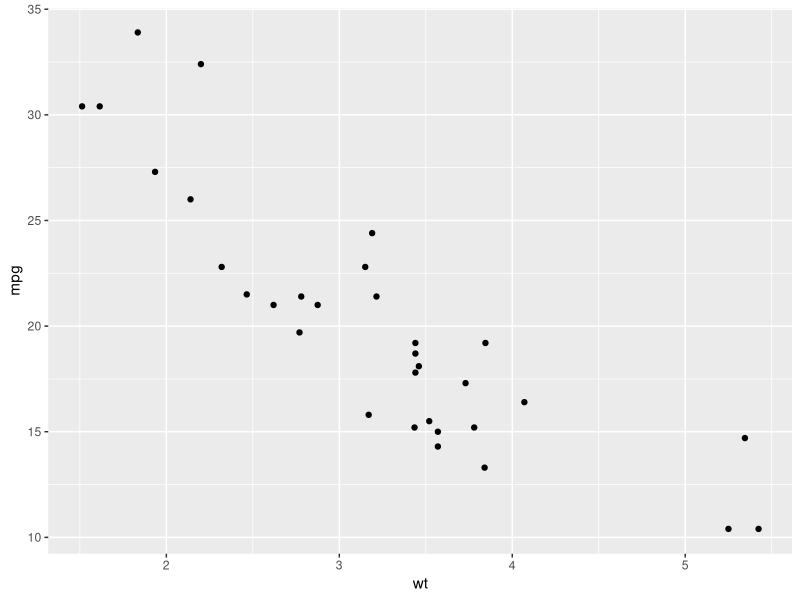
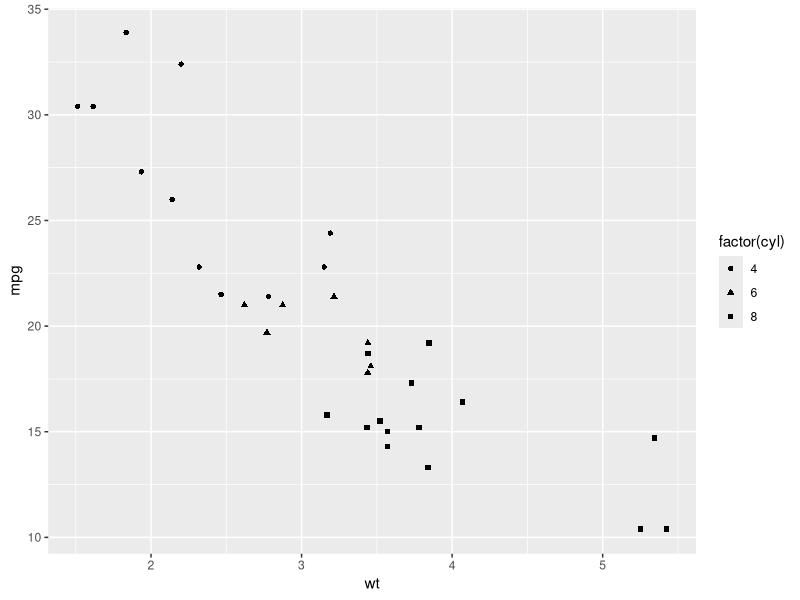
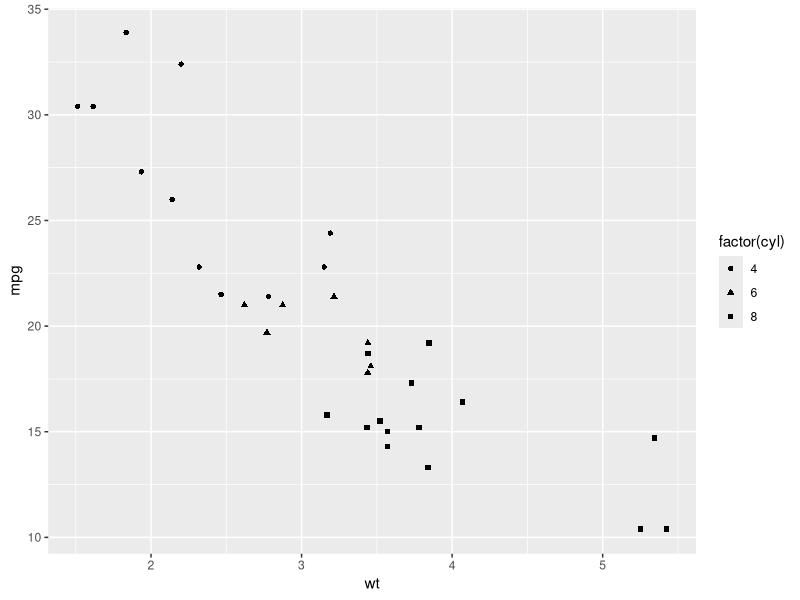
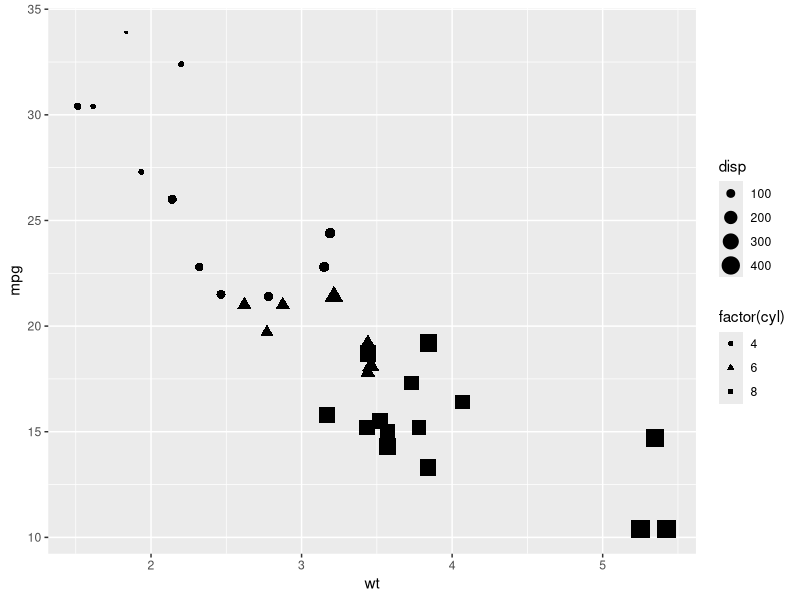
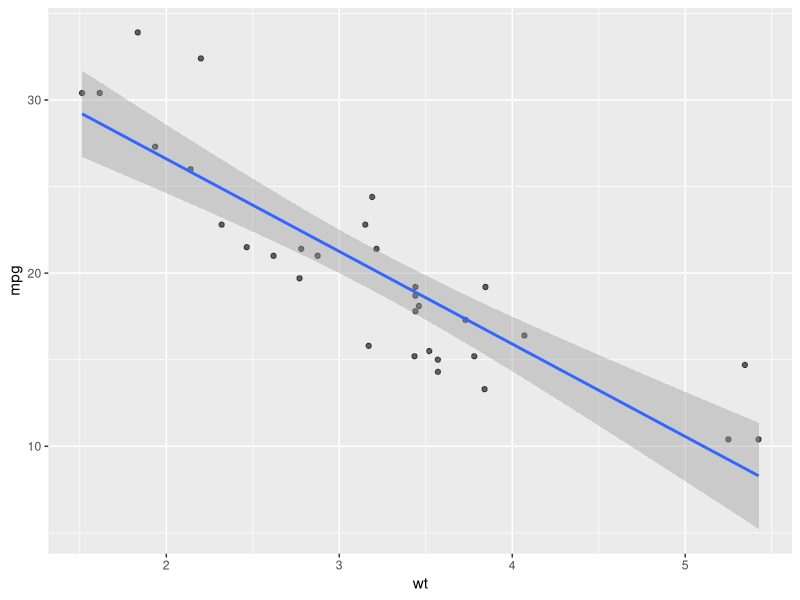
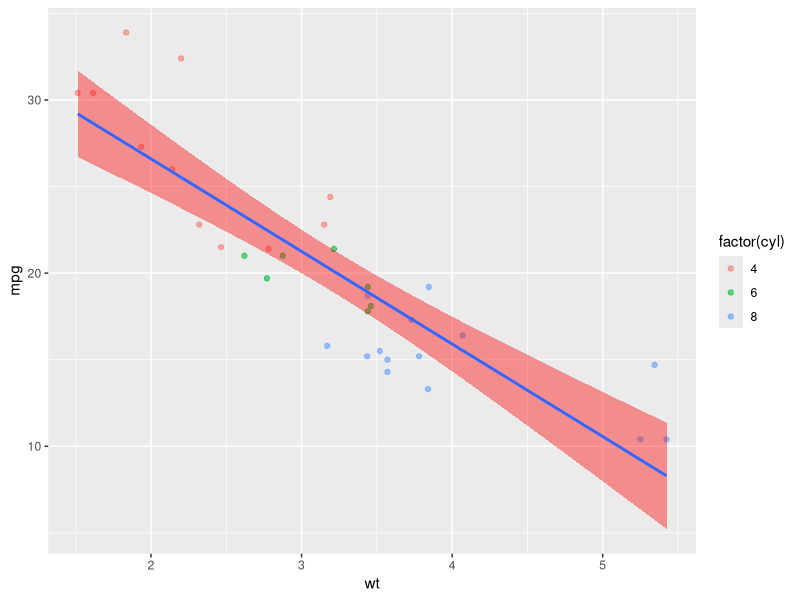
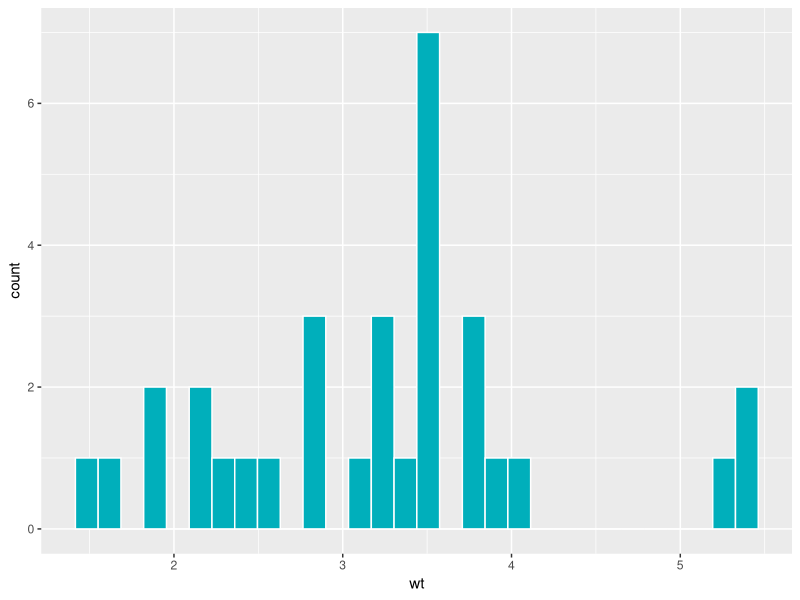
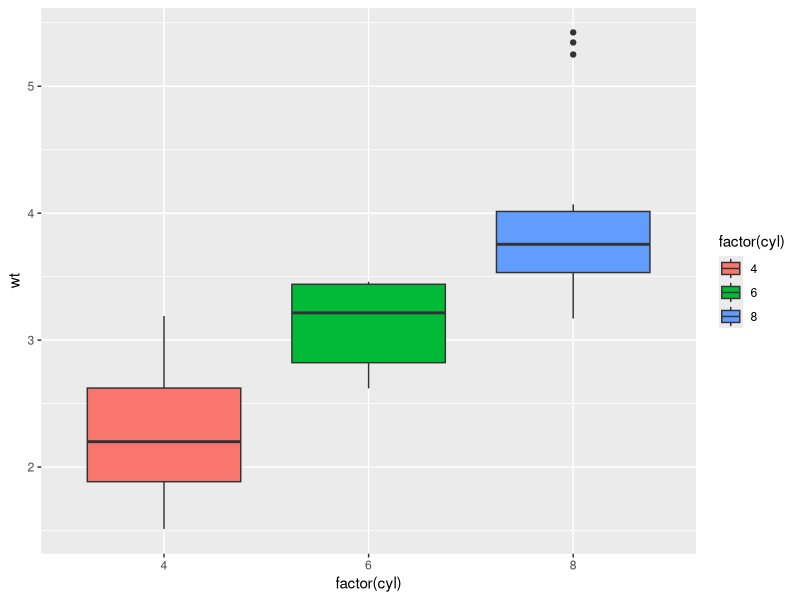

The R script that drew these images, in order:
###################################
###################################
########                   ########
########   Data Science   ########
########       Lab 7       ########
########   2nd Dec. 2025   ########
########                   ########
###################################
###################################

## Welcome to lab #7. Today we will start with an introduction to the ggplot2,
# Then you will write your own lm() function, and finally a couple of exercises

###########################
####     ggplot2      ####
###########################

# ggplot2 is the tidyverse package for data visualisation.
# It is based on the “grammar of graphics”: each plot is built from layers.
# A typical plot consists of:
#   - data
#   - aesthetics (aes)
#   - geometric layers (geoms)
#   - scales
#   - labels
#   - themes

library(tidyverse)

# Example: a simple scatterplot
data(mtcars)
ggplot(mtcars, aes(x = wt, y = mpg)) +
  geom_point()

# Here, the first row of the plot code is a call to the ggplot() function.
# it includes the data argument as well as a call to the aes() function, which defines the global aesthetics for the plot.
# The second row is a call to a specific geom function, specifically geom_point(), which creates a scatterplot.

#############################
####   Aesthetics (aes)  ####
#############################

# aes() defines how variables map to visual properties such as:
# x, y, col (colour), fill (background), size, alpha (transparency), shape, etc.
# Mappings that depend on data should go inside aes().

# Example with shape mapped to a variable:
ggplot(mtcars, aes(x = wt, y = mpg, shape = factor(cyl))) +
  geom_point()

### 1.1
# Create a scatterplot mpg vs wt from the mtcars dataset, with shape mapped to number of cylinders (cyl).
ggplot(mtcars, aes(x = wt, y = mpg, shape = factor(cyl))) +
  geom_point()
### 1.2
# Add an argument to the aes() function so that point size reflects engine displacement (disp).
ggplot(mtcars, aes(x = wt, y = mpg, shape = factor(cyl), size = disp)) +
  geom_point()

#################################
####    Geoms and Layers     ####
#################################

# ggplot builds plots layer by layer using +.
# You can overlay multiple geoms.

# Example: scatterplot with regression line and 97% confidence interval
ggplot(mtcars, aes(x = wt, y = mpg)) +
  geom_point(alpha = 0.6) +
  geom_smooth(method = lm, se = TRUE, level = 0.97)


### 2.1
# You can also include aes() functions within individual geoms. If you do so, these aesthetics will override those specified in the first line,
# but will not apply to any other geom.
# Try running the code from above again, but this time add aes(col = factor(cyl)) first to the geom_point layer, then the geom_smooth layer,
# and finally col = factor(cyl) to the aes() function in the base (ggplot) layer.
# What is the difference between these plots?
# in the geom_point layer i had blue and blue,green and red dots,then in the geom_smooth layer i had three lines and black dots and finally three lines in different color and dots in different colors.
### 2.2
# Now change the color of the confidence bands using the "fill" argument in the geom_smooth layer.
ggplot(mtcars, aes(x = wt, y = mpg)) +
  geom_point(aes(col = factor(cyl)), alpha = 0.6) +
  geom_smooth(method = lm, se = TRUE, level = 0.97, fill = "red")
### 2.3
# Make a histogram of the wt variable using geom_histogram(). There will be no y aesthetic here!
# Have the color of the bars be a hex colour of your choosing
# #(you can use the colour picker in positron like this: '#FF0000')
# In geom_hist, the outline of the bar is determined by "col" and the fill by "fill".
# Remember, if you aren't mapping a variable to an aesthetic, you don't need to use aes().
ggplot(mtcars, aes(x = wt)) +
  geom_histogram(fill = "#00AFBB", col = "white")

### 2.3
# Make a boxplot of wt by number of cylinders (cyl) using geom_boxplot(). Make it as colourful as you like.
# Think carefully about what you are mapping to x and y here.

# There are many other types of geoms
# E.g. geom_density(), geom_line(), geom_area(), geom_bar(), geom_segment(), geom_hex(), geom_polygon() ...
ggplot(mtcars, aes(x = factor(cyl), y = wt, fill = factor(cyl))) +
  geom_boxplot()
#################################
###    Facets for Subplots    ###
#################################

# Facets divide a plot into multiple subplots.
# facet_wrap(~variable) creates one subplot per category.

# Example:
ggplot(mtcars, aes(wt, mpg)) +
  geom_point() +
  facet_wrap(~ factor(cyl))

### 3.1
# Plot mpg vs wt with a regression line and 99% confidence interval, faceted by am.
# Have different coloursed points, lines, and CI bands for the different transmission types
ggplot(mtcars, aes(x = wt, y = mpg, col = factor(am), fill = factor(am))) +
  geom_point() +
  geom_smooth(method = lm, level = 0.99) +
  facet_wrap(~am)
#################################
####      Customisation      ####
#################################

# Labels, titles, scales and themes help refine your plot.

# Example:
ggplot(mtcars, aes(wt, mpg, col = factor(am))) +
  geom_point() +
  geom_smooth(method = lm, se = TRUE, level = 0.97) +
  labs(
    title = "Automobile weight as a function of fuel efficiency",
    x = "Weight (1000 lbs)",
    y = "Fuel efficiency (miles per gallon)",
    col = "Transmission type (0 = automatic, 1 = manual)"
  ) +
  theme_minimal()

# experiment with different themes!
# eg. theme_bw(), theme_classic(), theme_dark(), theme_light(), theme_minimal(), theme_grey(), theme_void()

##########################
####      Scales      ####
##########################

# Scales are used to change the default colour palettes and axis scales.

# Continuous colour scale
ggplot(mtcars, aes(wt, mpg, colour = hp)) +
  geom_point(size = 3) +
  scale_colour_gradient(low = "#a2e998ff", high = "#0faf01ff")

ggplot(mtcars, aes(wt, mpg, colour = hp)) +
  geom_point(size = 3) +
  scale_colour_gradientn(colours = c("red", "yellow", "green"))

# Discrete fill scale
# Convert cyl to factor for a discrete scale
ggplot(mtcars, aes(factor(cyl), fill = factor(gear))) +
  geom_bar() +
  scale_fill_manual(values = c("#c22727ff", "#25b825ff", "#3535d6ff")) #

# Setting axis limits, labels, and breaks
ggplot(mtcars, aes(wt, mpg)) +
  geom_point(size = 3) +
  scale_x_continuous(
    limits = c(1, 6), # Restrict x-axis range
    breaks = seq(2, 5, 0.5) # Specify tick marks
  ) +
  scale_y_continuous(
    breaks = seq(10, 35, 5),
    labels = paste0(
      seq(10, 35, 5),
      " mpg (",
      seq(10, 35, 5) * 0.425144,
      " km/l)"
    ) # Format y-axis labels
  )

# There's so much more to do...
# You can flip x and y axes with coord_flip()
# You can change the scale of the axes with functions like scale_y_log10() (applies a log 10 scale to the y-axis)
# You can change text size, colour, font...

# This official book is a free resource!
# https://ggplot2-book.org/

# I highly recommend playing around with it.
# If you have an idea for your graph and you don't know how to implement it
# start by looking in the book
# If you can't find it, this is one of the few places where I endorse asking an LLM.

####################################
#### Saving Plots with ggsave()  ###
####################################

# Create a plot and save it
p <- ggplot(mtcars, aes(wt, mpg, colour = factor(cyl))) +
  geom_point(size = 3) +
  theme_minimal()

# Save the last displayed plot
ggsave("plot_default.png")

# Save a specific plot
ggsave("plot_explicit.png", plot = p)

# Save with custom dimensions and DPI
ggsave(
  filename = "plot_custom.png",
  plot = p,
  width = 6, # inches
  height = 4, # inches
  dpi = 300 # resolution
)

# Save as PDF
ggsave("plot.pdf", plot = p)


#######################################################
####    Code your own lm and predict functions!    ####
#######################################################

### 4.1 lm()

# Here I will walk you through the steps needed to write these functions. Follow along with the slides from this week's and last week's lectures - they contain all of the maths and some of the code that you need!

# At each step of the way, you should save each new element you calculate into a new object.

# Your lm function should take as input a y variable, and one or more x variables which should be inputted as a matrix or dataframe with one variable per column.

my.lm <- function(y, x) {
  # Start by saving the sample size (n). You will need it later for calculating degrees of freedom for the test statistics and sampling distributions.
  n <- nrow(as.matrix(x))
  # Next create the X matrix using as.matrix. Don't forget to add the column of 1s!
  x <- cbind(1, as.matrix(x))
  # use the y input and your newly constructed x matrix to calculate the parameter estimates (or coefficients).
  # Hint: see lab 6, and remember that t() gives the transpose of a matrix and solve() gives its inverse
  b <- solve(t(x) %*% x) %*% t(x) %*% y
  # Next, using these calculated coefficients, calculate all of the predicted values, y_hat, for each of the values of x (each of the rows of the X matrix).
  # Hint: look at the formula for the linear model - and remember we are multiplying matrices!
  y_hat <- x %*% b
  # Next, calculate the residuals (actual values of y minus the predicted values y_hat)
  e <- y - y_hat
  # Next calculate the estimate of the residual standard error, s. Careful about the denominator here: check how many degrees of freedom you have!
  k <- ncol(x)
  s <- sqrt(sum(e^2) / (n - k))
  # Using s, calculate the variance covariance matrix of the coefficients.
  vcov_coef <- s^2 * solve(t(x) %*% x)
  # from this covariance matrix, extract the standard errors of the coefficients
  se_coef <- sqrt(diag(vcov_coef))
  # use these standard errors to calculate the t-values for each of the coefficients
  t_vals <- b / se_coef
  # And use these t-values to calculate p-values.
  p <- 2 * pt(-abs(t_vals), df = n - k)
  # Next, calculate the R2 value

  RSS <- sum(e^2)
  TSS <- sum((y - mean(y))^2)
  r2 <- 1 - (RSS / TSS)
  # Bonus points if you want to look up how to calculate adjusted R2
  adj_r2 <- 1 - (1 - r2) * ((n - 1) / (n - k))
  # Next, calculate the F-statistic and the p-value for the model.
  f_stat <- ((TSS - RSS) / (k - 1)) / (RSS / (n - k))
  model_p <- pf(f_stat, df1 = k - 1, df2 = n - k, lower.tail = FALSE)

  # Finally, put all of these elements into a list, and have your function return that list.
  return(list(
    coefficients = b,
    residuals = e,
    fitted.values = y_hat,
    sigma = s,
    vcov = vcov_coef,
    se = se_coef,
    t_values = t_vals,
    p_values = p,
    r_squared = r2,
    adj_r_squared = adj_r2,
    f_statistic = f_stat,
    model_p_value = model_p,
    df = n - k
  ))
}

# compare your function against the built-in R function in R.

lm(mpg ~ wt + cyl, data = mtcars)
my.lm(y = mtcars$mpg, x = mtcars[, c('wt', 'cyl')])

### 4.2 predict()

# This will be much shorter. Create a new function that takes as input the output from your first function, along with a new_data object that has as many columns as there are predictor variables in the model output, and a confidence interval size

my.predict <- function(model_output, new_data, ci_level = 0.97) {
  # Extract coefficients from your my.lm output
  coef = model_output$coefficients
  # Add a column of 1s to the new_data
  new_data = cbind(1, as.matrix(new_data))
  # generate the predicted values of y from the new_data object based on the coefficients from the model
  # Again, remember the formula for the linear model!
  y_hat = new_data %*% coef
  #for each of these predicted values, calculate a confidence interval
  # first calculate the critical levels of the t-distribution using the ci_level and the degrees of freedom
  area_in_tails = (1 - ci_level) / 2
  df_residual <- model_output$df
  t_lower = qt(p = area_in_tails, df = df_residual)
  t_upper = qt(p = 1 - area_in_tails, df = df_residual)
  # next, for each row of the new_data object, calculate the standard error of the predicted value
  # Check the slides, and remember that 𝒗𝒄𝒐𝒗(𝒃) was saved as "vcov" in the model output
  sy = sqrt(diag(new_data %*% model_output$vcov %*% t(new_data)))
  # next, calculate the upper and lower confidence boundaries for each prediction using the critical t-levels and the previously calculated standard error
  ci_lower = y_hat + (t_lower * sy)
  ci_upper = y_hat + (t_upper * sy)
  # finally, put these confidence intervals into a dataframe
  ci = data.frame(lower = ci_lower, upper = ci_upper)
  colnames(ci) <- paste0(ci_level, '%_', c('lower', 'upper'))
  df = cbind(y_hat = y_hat, ci)
  return(df)
}

### Testing it out!
# Use your functions to run the following model
model <- my.lm(y = mtcars$mpg, x = mtcars$wt)

# Then plot predicted marginal effect of weight for a car with 4 cylynders. Add 96% confidence intervals to the grap
x <- seq(0, 6, 0.1)

ci <- my.predict(model, new_data = cbind(wt = x), ci_level = 0.96)

plot(mtcars$wt, mtcars$mpg, pch = 20)
lines(x, model$coefficients[1, ] + x * model$coefficients[2, ])
polygon(
  x = c(x, rev(x)),
  y = c(ci$'0.96%_lower', rev(ci$'0.96%_upper')),
  col = adjustcolor('slateblue', alpha.f = 0.4)
)

# compare this to:
ggplot(mtcars, aes(x = wt, y = mpg)) +
  geom_point() +
  geom_smooth(method = lm, se = TRUE, level = 0.96)
